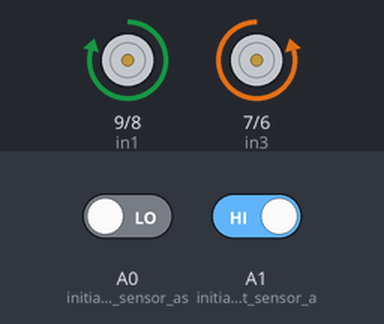
Bench run of a sketch on a simulated Arduino Uno, built with avr-gcc and run on an emulated ATmega328P. Shown: motor-driver pin pairs drawn as motors (green arrow = first pin HIGH = forward, orange = second pin HIGH = backward, longer = more drive, scaled by the enable pin). Inputs (shaded band) come from the test bench; at power-on: A0 (initialize_Left_sensor_as) LOW, A1 (initialize_Right_sensor_a) HIGH.

Above: at 1.2 s.
1.3 s: A0 (initialize_Left_sensor_as) driven HIGH
At 1.6 s:
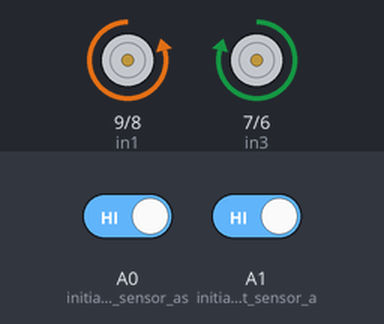
2.8 s: A0 (initialize_Left_sensor_as) driven LOW
At 4.0 s:
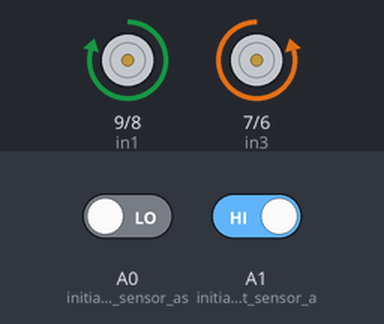
4.3 s: A1 (initialize_Right_sensor_a) driven LOW
At 5.1 s:
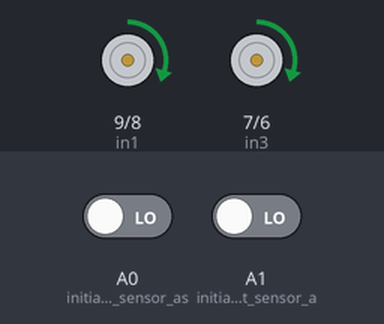
5.8 s: A1 (initialize_Right_sensor_a) driven HIGH
At 6.4 s:
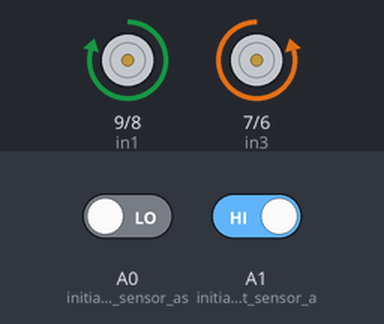
Timing chart, 0 to 8.3 s (numbered marks = the images above; inputs shaded):
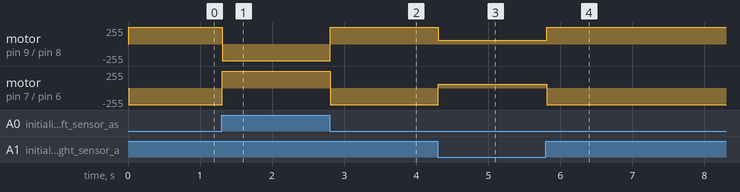

Measured:
- after the input at 1.3 s, motor on pin 9 (in1) / pin 8 (in2): forward 250/255 → backward 250/255 at once; motor on pin 7 (in3) / pin 6 (in4): backward 250/255 → forward 250/255 at once
- after the input at 2.8 s, motor on pin 9 (in1) / pin 8 (in2): backward 250/255 → forward 250/255 at once; motor on pin 7 (in3) / pin 6 (in4): forward 250/255 → backward 250/255 at once
- after the input at 4.3 s, motor on pin 9 (in1) / pin 8 (in2): forward 250/255 → forward 60/255 at once; motor on pin 7 (in3) / pin 6 (in4): backward 250/255 → forward 60/255 at once
- after the input at 5.8 s, motor on pin 9 (in1) / pin 8 (in2): forward 60/255 → forward 250/255 at once; motor on pin 7 (in3) / pin 6 (in4): forward 60/255 → backward 250/255 at once

The sketch:

two_ir_sensors.ino
```cpp
// (licence header left out)
#define in1 9
#define in2 8
#define in3 7
#define in4 6
#define enA 10
#define enB 5


 int M1_Speed = 60; // speed of motor 1
 int M2_Speed = 60; // speed of motor 2
 int LeftRotationSpeed = 250;  // Left Rotation Speed
 int RightRotationSpeed = 250; // Right Rotation Speed


 void setup() {

  pinMode(in1,OUTPUT);
  pinMode(in2,OUTPUT);
  pinMode(in3,OUTPUT);
  pinMode(in4,OUTPUT);

    pinMode(enA,OUTPUT);
    pinMode(enB,OUTPUT);

     pinMode(A0, INPUT); // initialize Left sensor as an input
     pinMode(A1, INPUT); // initialize Right sensor as an input

}

void loop() {

  int LEFT_SENSOR = digitalRead(A0);
  int RIGHT_SENSOR = digitalRead(A1);

if(RIGHT_SENSOR==0 && LEFT_SENSOR==0) {
    forward(); //FORWARD
}

  else if(RIGHT_SENSOR==0 && LEFT_SENSOR==1) {

    delay(10);
    right(); //Move Right
 }

  else if(RIGHT_SENSOR==1 && LEFT_SENSOR==0) {

    delay(10);
    left(); //Move Left
}

  else if(RIGHT_SENSOR==1 && LEFT_SENSOR==1) {

  right();  //STOP
 }

}


void forward()
{
            digitalWrite(in1, HIGH);
            digitalWrite(in2, LOW);
            digitalWrite(in3, HIGH);
            digitalWrite(in4, LOW);

                analogWrite(enA, M1_Speed);
                analogWrite(enB, M2_Speed);
}

void backward()
{
            digitalWrite(in1, LOW);
             digitalWrite(in2, HIGH);
            digitalWrite(in3, LOW);
            digitalWrite(in4, HIGH);

                analogWrite(enA, M1_Speed);
                analogWrite(enB, M2_Speed);
}

void right()
{
            digitalWrite(in1, LOW);
            digitalWrite(in2, HIGH);
            digitalWrite(in3, HIGH);
            digitalWrite(in4, LOW);

                analogWrite(enA, LeftRotationSpeed);
                analogWrite(enB, RightRotationSpeed);
}

void left()
{
            digitalWrite(in1, HIGH);
            digitalWrite(in2, LOW);
            digitalWrite(in3, LOW);
            digitalWrite(in4, HIGH);

                analogWrite(enA, LeftRotationSpeed);
                analogWrite(enB, RightRotationSpeed);
}

void Stop()
{
            digitalWrite(in1, LOW);
            digitalWrite(in2, LOW);
            digitalWrite(in3, LOW);
            digitalWrite(in4, LOW);
}

void rotate()
{
            digitalWrite(in1, LOW);
            digitalWrite(in2, LOW);
            digitalWrite(in3, LOW);
            digitalWrite(in4, LOW);
}
```
